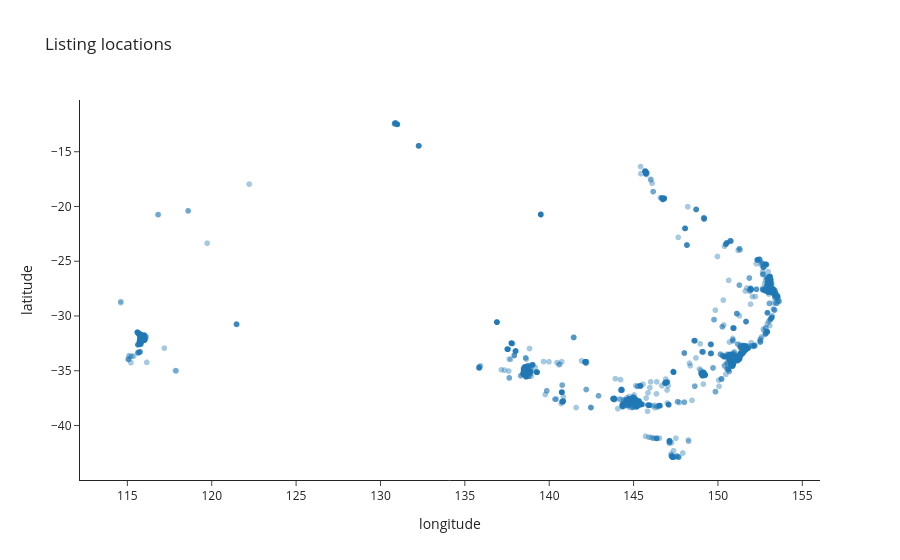

Notebook source saved alongside this figure:
### Markdown cell above
The dataset includes latitude and longitude coordinates for each rental listing, allowing us to visualize the geographic distribution of properties across Australia.

Latitude is the north-south position, while longitude is the east-west position. We can plot these coordinates as x and y axes to see a rough distribution of listings across the country. However, this simple scatter plot may not be the most effective way to visualize spatial data, especially if there are many listings clustered in certain areas.

### Code cell
# Drop rows missing coordinates or target for this plot
tmp = df.dropna(subset=["latitude", "longitude", "price_display"]).copy()

fig = px.scatter(
    tmp,
    x="longitude",
    y="latitude",
    opacity=0.4,
    title="Listing locations",
    template="simple_white",
)
fig.show()

### Figure 1 — Plotly figure (JSON) as saved in the notebook; plotly's stock layout.template omitted (floating-point values rounded to 4 significant figures; data arrays with more than 128 entries replaced by an {"elided": "..."} marker saying what was removed)
{"data": [{"hovertemplate": "longitude=%{x}<br>latitude=%{y}<extra></extra>", "legendgroup": "", "marker": {"color": "#1F77B4", "opacity": 0.4, "symbol": "circle"}, "mode": "markers", "name": "", "showlegend": false, "type": "scattergl", "x": {"elided": "6767 float values"}, "xaxis": "x", "y": {"elided": "6767 float values"}, "yaxis": "y"}], "layout": {"legend": {"tracegroupgap": 0}, "title": {"text": "Listing locations"}, "xaxis": {"anchor": "y", "domain": [0, 1], "title": {"text": "longitude"}}, "yaxis": {"anchor": "x", "domain": [0, 1], "title": {"text": "latitude"}}}}
